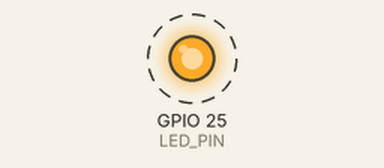
A program run on a simulated Raspberry Pi (BCM pin numbers). On the bench: output pins drawn as LEDs (lit = HIGH). Dashed ring = blinking.

Above: at 0.5 s.
Timing chart, 0 to 4.6 s (numbered marks = the images above):
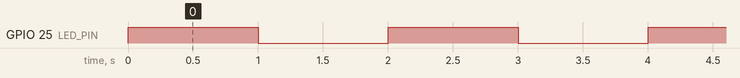

The program:

led.py
```python
#!/usr/bin/env python3

LED_PIN = 25

import time
import RPi.GPIO as IO
import os

#
#setup for GPIO Pins
#
def setupIO():
    IO.setmode(IO.BCM)
    IO.setwarnings(False)

    IO.setup(LED_PIN, IO.OUT)


#
#set led to bool state
#
def setLed(state):

  if(state):
    IO.output(LED_PIN, IO.HIGH)
  else:
    IO.output(LED_PIN, IO.LOW)


#
#loop for eternity
#
def loop():

  #blink led with 1s delay
  while(True):

    setLed(True)
    time.sleep(1)

    setLed(False)
    time.sleep(1)


#---------------------------MAIN---------------------------

setupIO()
loop()
```

Measured:
- by itself, GPIO 25 (LED_PIN): alternates HIGH for 1.0 s and LOW for 1.0 s
